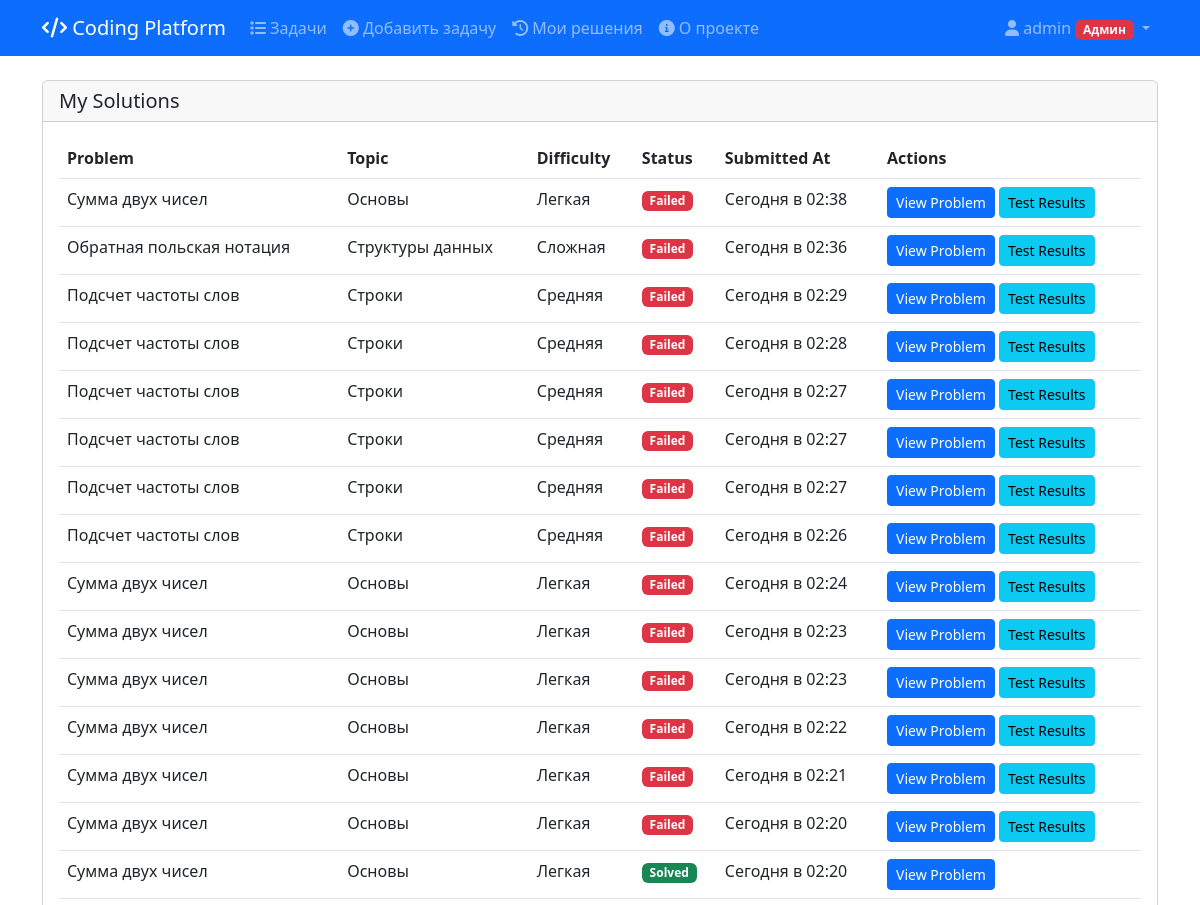
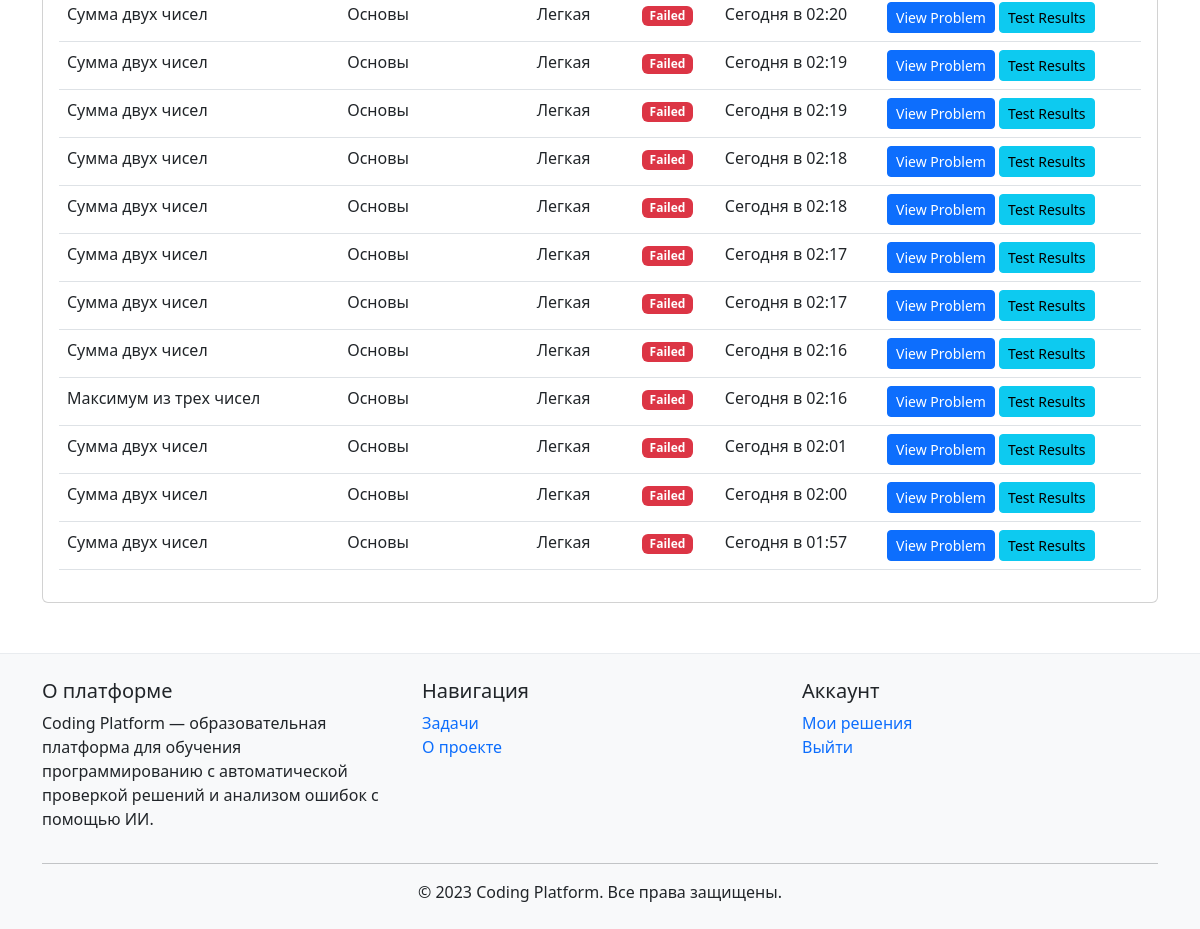
The app's page /my_solutions (signed in) with its own data (2 pictures, top to bottom).
### tables this page shows
CREATE TABLE users (
    id INTEGER PRIMARY KEY AUTOINCREMENT,
    username TEXT NOT NULL UNIQUE,
    email TEXT UNIQUE,
    password_hash TEXT NOT NULL,
    role TEXT NOT NULL DEFAULT 'user' -- user, teacher, admin
);

CREATE TABLE solutions (
    id INTEGER PRIMARY KEY AUTOINCREMENT,
    user_id INTEGER NOT NULL,
    problem_id INTEGER NOT NULL,
    code TEXT NOT NULL,
    status TEXT NOT NULL DEFAULT 'pending', -- pending, success, error
    submitted_at TIMESTAMP NOT NULL DEFAULT CURRENT_TIMESTAMP,
    error TEXT, output TEXT, analysis TEXT,
    FOREIGN KEY (user_id) REFERENCES users (id),
    FOREIGN KEY (problem_id) REFERENCES problems (id)
);

CREATE TABLE problems (
    id INTEGER PRIMARY KEY AUTOINCREMENT,
    title TEXT NOT NULL,
    description TEXT NOT NULL,
    topic TEXT NOT NULL,
    difficulty TEXT NOT NULL,
    test_cases TEXT NOT NULL, -- JSON строка с тестовыми случаями
    initial_code TEXT, -- Шаблон кода для начала решения
    created_by INTEGER,
    FOREIGN KEY (created_by) REFERENCES users (id)
);

### app.py (the view)
@app.route('/my_solutions')
@login_required
def my_solutions():
    db = get_db()
    solutions = db.execute('''
        SELECT s.*, p.title as problem_title, p.difficulty, p.topic
        FROM solutions s
        JOIN problems p ON s.problem_id = p.id
        WHERE s.user_id = ?
        ORDER BY s.submitted_at DESC
    ''', (current_user.id,)).fetchall()
    return render_template('my_solutions.html',
                          solutions=solutions,
                          format_datetime=format_datetime)

### app.py (called while the page is built)
@app.teardown_appcontext
def teardown_db(e=None):
    close_db()

@login_manager.user_loader
def load_user(user_id):
    db = get_db()
    user = db.execute('SELECT * FROM users WHERE id = ?', (user_id,)).fetchone()
    if user:
        return User(user['id'], user['username'], user['role'])
    return None

### utils.py (called while the page is built)
def format_datetime(dt):
    if not dt:
        return ""
    now = datetime.now()
    today = now.date()
    dt_date = dt.date() if hasattr(dt, 'date') else dt.date
    if dt_date == today:
        return f"Сегодня в {dt.strftime('%H:%M')}"
    elif dt_date == today - timedelta(days=1):
        return f"Вчера в {dt.strftime('%H:%M')}"
    else:
        return dt.strftime('%d.%m.%Y %H:%M')

### templates/my_solutions.html (shortened to what this page needs)
{% extends "base.html" %}
{% block content %}
<div class="row">
    <div class="col-12">
        <div class="card">
            <div class="card-header">
                <h5 class="mb-0">My Solutions</h5>
            </div>
            <div class="card-body">
                <div class="table-responsive">
                    <table class="table">
                        <thead>
                            <tr>
                                <th>Problem</th>
                                <th>Topic</th>
                                <th>Difficulty</th>
                                <th>Status</th>
                                <th>Submitted At</th>
                                <th>Actions</th>
                            </tr>
                        </thead>
                        <tbody>
                            {% for solution in solutions %}
                            <tr>
                                <td>{{ solution.problem_title }}</td>
                                <td>{{ solution.topic }}</td>
                                <td>{{ solution.difficulty }}</td>
                                <td>
                                    {% if solution.status == 'success' %}
                                        <span class="badge bg-success">Solved</span>
                                    {% elif solution.status == 'error' %}
                                        <span class="badge bg-danger">Failed</span>
                                    {% else %}
                                        <span class="badge bg-warning">Pending</span>
                                    {% endif %}
                                </td>
                                <td>{{ format_datetime(solution.submitted_at) }}</td>
                                <td>
                                    <a href="{{ url_for('problem', problem_id=solution.problem_id) }}" class="btn btn-sm btn-primary">View Problem</a>
                                    {% if solution.status == 'error' %}
                                        <button class="btn btn-sm btn-info" onclick="showTestResults('{{ solution.id }}')">Test Results</button>
                                    {% endif %}
                                </td>
                            </tr>
                            {% endfor %}
                        </tbody>
                    </table>
                </div>
            </div>
        </div>
    </div>
</div>
{% endblock %}

### templates/base.html (shortened to what this page needs)
<!DOCTYPE html>
<html lang="ru">
<head>
    <link href="https://cdn.jsdelivr.net/npm/bootstrap@5.3.0-alpha1/dist/css/bootstrap.min.css" rel="stylesheet">
    <link href="https://cdnjs.cloudflare.com/ajax/libs/font-awesome/6.0.0-beta3/css/all.min.css" rel="stylesheet">
    <link rel="stylesheet" href="https://cdnjs.cloudflare.com/ajax/libs/codemirror/5.63.3/codemirror.min.css">
    <link rel="stylesheet" href="https://cdnjs.cloudflare.com/ajax/libs/codemirror/5.63.3/theme/monokai.min.css">
</head>
<body>
    <nav class="navbar navbar-expand-lg navbar-dark bg-primary">
        <div class="container">
            <a class="navbar-brand" href="{{ url_for('index') }}">
                <i class="fas fa-code"></i> Coding Platform
            </a>
            <div class="collapse navbar-collapse" id="navbarNav">
                <ul class="navbar-nav me-auto">
                    <li class="nav-item">
                        <a class="nav-link" href="{{ url_for('index') }}">
                            <i class="fas fa-list"></i> Задачи
                        </a>
                    </li>
                    {% if current_user.is_authenticated and (current_user.role == 'teacher' or current_user.role == 'admin') %}
                    <li class="nav-item">
                        <a class="nav-link" href="{{ url_for('add_problem') }}">
                            <i class="fas fa-plus-circle"></i> Добавить задачу
                        </a>
                    </li>
                    {% endif %}
                    {% if current_user.is_authenticated %}
                    <li class="nav-item">
                        <a class="nav-link" href="{{ url_for('my_solutions') }}">
                            <i class="fas fa-history"></i> Мои решения
                        </a>
                    </li>
                    {% endif %}
                    <li class="nav-item">
                        <a class="nav-link" href="{{ url_for('about') }}">
                            <i class="fas fa-info-circle"></i> О проекте
                        </a>
                    </li>
                </ul>
                <ul class="navbar-nav">
                    {% if current_user.is_authenticated %}
                    <li class="nav-item dropdown">
                        <a class="nav-link dropdown-toggle" href="#" id="navbarDropdown" role="button" data-bs-toggle="dropdown" aria-expanded="false">
                            <i class="fas fa-user"></i> {{ current_user.username }}
                            {% if current_user.role == 'admin' %}
                            <span class="badge bg-danger">Админ</span>
                            {% elif current_user.role == 'teacher' %}
                            <span class="badge bg-info">Учитель</span>
                            {% endif %}
                        </a>
                    </li>
                    {% endif %}
                </ul>
            </div>
        </div>
    </nav>
    <main class="container my-4">
        {% block content %}{% endblock %}
    </main>
    <footer class="footer">
        <div class="container">
            <div class="row">
                <div class="col-md-4">
                    <h5>О платформе</h5>
                    <p>Coding Platform — образовательная платформа для обучения программированию с автоматической проверкой решений и анализом ошибок с помощью ИИ.</p>
                </div>
                <div class="col-md-4">
                    <h5>Навигация</h5>
                    <ul class="list-unstyled">
                        <li><a href="{{ url_for('index') }}" class="text-decoration-none">Задачи</a></li>
                        <li><a href="{{ url_for('about') }}" class="text-decoration-none">О проекте</a></li>
                    </ul>
                </div>
                <div class="col-md-4">
                    <h5>Аккаунт</h5>
                    <ul class="list-unstyled">
                        {% if current_user.is_authenticated %}
                        <li><a href="{{ url_for('my_solutions') }}" class="text-decoration-none">Мои решения</a></li>
                        <li><a href="{{ url_for('logout') }}" class="text-decoration-none">Выйти</a></li>
                        {% else %}
                        <li><a href="{{ url_for('login') }}" class="text-decoration-none">Войти</a></li>
                        <li><a href="{{ url_for('register') }}" class="text-decoration-none">Регистрация</a></li>
                        {% endif %}
                    </ul>
                </div>
            </div>
            <hr>
            <div class="text-center">
                <p class="mb-0">&copy; 2023 Coding Platform. Все права защищены.</p>
            </div>
        </div>
    </footer>
</body>
</html>

### templates/base.html (style rules this page uses)
.footer { margin-top: 50px; padding: 25px 0; background-color: #f8f9fa; border-top: 1px solid #e9ecef; }

### records on screen
users: username "admin"
solutions: problem_title "Сумма двух чисел", topic "Основы", difficulty "Легкая", status "Failed", submitted_at "Сегодня в 02:38"
solutions: problem_title "Обратная польская нотация", topic "Структуры данных", difficulty "Сложная", status "Failed", submitted_at "Сегодня в 02:36"
solutions: problem_title "Подсчет частоты слов", topic "Строки", difficulty "Средняя", status "Failed", submitted_at "Сегодня в 02:29"
solutions: problem_title "Подсчет частоты слов", topic "Строки", difficulty "Средняя", status "Failed", submitted_at "Сегодня в 02:28"
solutions: problem_title "Подсчет частоты слов", topic "Строки", difficulty "Средняя", status "Failed", submitted_at "Сегодня в 02:27"
solutions: problem_title "Подсчет частоты слов", topic "Строки", difficulty "Средняя", status "Failed", submitted_at "Сегодня в 02:27"
solutions: problem_title "Подсчет частоты слов", topic "Строки", difficulty "Средняя", status "Failed", submitted_at "Сегодня в 02:27"
solutions: problem_title "Подсчет частоты слов", topic "Строки", difficulty "Средняя", status "Failed", submitted_at "Сегодня в 02:26"
solutions: problem_title "Сумма двух чисел", topic "Основы", difficulty "Легкая", status "Failed", submitted_at "Сегодня в 02:24"
solutions: problem_title "Сумма двух чисел", topic "Основы", difficulty "Легкая", status "Failed", submitted_at "Сегодня в 02:23"
solutions: problem_title "Сумма двух чисел", topic "Основы", difficulty "Легкая", status "Failed", submitted_at "Сегодня в 02:23"
solutions: problem_title "Сумма двух чисел", topic "Основы", difficulty "Легкая", status "Failed", submitted_at "Сегодня в 02:22"
solutions: problem_title "Сумма двух чисел", topic "Основы", difficulty "Легкая", status "Failed", submitted_at "Сегодня в 02:21"
solutions: problem_title "Сумма двух чисел", topic "Основы", difficulty "Легкая", status "Failed", submitted_at "Сегодня в 02:20"
solutions: problem_title "Сумма двух чисел", topic "Основы", difficulty "Легкая", status "Solved", submitted_at "Сегодня в 02:20"
solutions: problem_title "Сумма двух чисел", topic "Основы", difficulty "Легкая", status "Failed", submitted_at "Сегодня в 02:20"
solutions: problem_title "Сумма двух чисел", topic "Основы", difficulty "Легкая", status "Failed", submitted_at "Сегодня в 02:19"
solutions: problem_title "Сумма двух чисел", topic "Основы", difficulty "Легкая", status "Failed", submitted_at "Сегодня в 02:19"
solutions: problem_title "Сумма двух чисел", topic "Основы", difficulty "Легкая", status "Failed", submitted_at "Сегодня в 02:18"
solutions: problem_title "Сумма двух чисел", topic "Основы", difficulty "Легкая", status "Failed", submitted_at "Сегодня в 02:18"
solutions: problem_title "Сумма двух чисел", topic "Основы", difficulty "Легкая", status "Failed", submitted_at "Сегодня в 02:17"
solutions: problem_title "Сумма двух чисел", topic "Основы", difficulty "Легкая", status "Failed", submitted_at "Сегодня в 02:17"
solutions: problem_title "Сумма двух чисел", topic "Основы", difficulty "Легкая", status "Failed", submitted_at "Сегодня в 02:16"
solutions: problem_title "Максимум из трех чисел", topic "Основы", difficulty "Легкая", status "Failed", submitted_at "Сегодня в 02:16"
solutions: problem_title "Сумма двух чисел", topic "Основы", difficulty "Легкая", status "Failed", submitted_at "Сегодня в 02:01"
solutions: problem_title "Сумма двух чисел", topic "Основы", difficulty "Легкая", status "Failed", submitted_at "Сегодня в 02:00"
solutions: problem_title "Сумма двух чисел", topic "Основы", difficulty "Легкая", status "Failed", submitted_at "Сегодня в 01:57"
